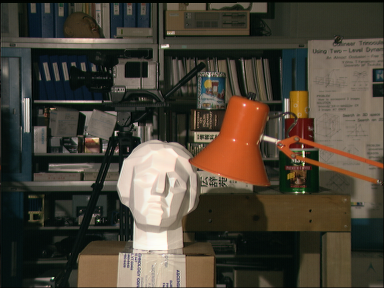
#> input picture HW4/src/src/testdata/Tsukuba/img_left.png, 384 x 288 px
$ python eval.py --image Tsukuba
#> lines starting #> are read from the running program, lines starting #| are printed output that depends on the picture
#> in main, img_left is the input picture: shape (288, 384, 3); mean B, G, R 55.3, 67.6, 74.7
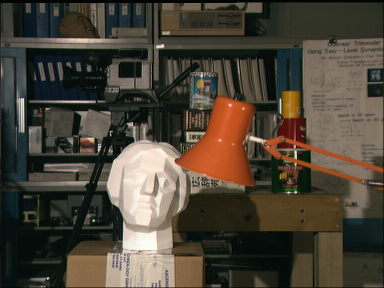
#> input picture HW4/src/src/testdata/Tsukuba/img_right.png, 384 x 288 px
#> in main, img_right is the input picture: shape (288, 384, 3); mean B, G, R 55.4, 67.9, 75.3
### HW4/src/src/computeDisp.py
import numpy as np
import cv2.ximgproc as xip


def computeDisp(Il, Ir, max_disp):
#> called with max_disp = 15
    h, w, _ = Il.shape
#> h = 288; w = 384
    labels = np.zeros((h, w), dtype=np.float32)
    Il = Il.astype(np.float32)
    Ir = Ir.astype(np.float32)


    # >>> Cost Computation
    # TODO: Compute matching cost
    # [Tips] Census cost = Local binary pattern -> Hamming distance
    # [Tips] Set costs of out-of-bound pixels = cost of closest valid pixel
    # [Tips] Compute cost both "Il to Ir" and "Ir to Il" for later left-right consistency
    cen_l, cen_r = census_map(Il), census_map(Ir)
    cost_l, cost_r = match_cost(cen_l, cen_r, max_disp)


    # >>> Cost Aggregation
    # TODO: Refine the cost according to nearby costs
    # [Tips] Joint bilateral filter (for the cost of each disparty)
    smooth_l, smooth_r = cost_aggregate(Il, Ir, cost_l, cost_r, max_disp)


    # >>> Disparity Optimization
    # TODO: Determine disparity based on estimated cost.
    # [Tips] Winner-take-all
    dis_l, dis_r = smooth_l.argmin(axis = -1), smooth_r.argmin(axis = -1)


    # >>> Disparity Refinement
    # TODO: Do whatever to enhance the disparity map
    # [Tips] Left-right consistency check -> Hole filling -> Weighted median filtering
    hole_val = max_disp + 1 # cannot be same with vaild disparity value
    dis_hole = check_consist(dis_l, dis_r, hole_val)
    labels = hole_filling(dis_hole, max_disp, hole_val)
    labels = xip.weightedMedianFilter(Il.astype('uint8'), labels, 17, 7, xip.WMF_JAC)


    return labels.astype(np.uint8)


def census_map(img):
    '''
        img -> (H, W, C)

        output -> (H, W, C, 8) bool type
    '''
    img_pad = np.pad(img, ((1,1),(1,1),(0,0)), 'constant', constant_values = (0,0))
    ring = np.stack((img_pad[0:-2, 0:-2],
                     img_pad[0:-2, 1:-1],
                     img_pad[0:-2, 2:  ],
                     img_pad[1:-1, 0:-2],
                     img_pad[1:-1, 2:  ],
                     img_pad[2:  , 0:-2],
                     img_pad[2:  , 1:-1],
                     img_pad[2:  , 2:  ]), axis = -1)

    return img[:, :, :, np.newaxis] >= ring


def match_cost(cen_l, cen_r, max_disp):
    '''
        cen_l, cen_r -> (H, W, C, 8) bool type
        max_disp -> scaler

        cost_l, cost_r -> (H, W) float32 type
    '''
#> called with cen_l = array of shape (288, 384, 3, 8), cen_r = array of shape (288, 384, 3, 8), max_disp = 15
    H, W, _, _ = cen_l.shape
#> H = 288; W = 384
    cost_l = np.empty((H, W, max_disp+1), dtype = "float32")
    cost_r = np.empty((H, W, max_disp+1), dtype = "float32")

    for d in range(max_disp+1):
        left, right = cen_l[:, d:], cen_r[:, :W-d]
        ham_map = np.sum(left != right, axis = (2, 3)) # (H, W-d)

        pad_l, pad_r = np.tile(ham_map[:, [0]], (1, d)), np.tile(ham_map[:, [-1]], (1, d))
        cost_l[:, :, d] = np.hstack((pad_l, ham_map))
        cost_r[:, :, d] = np.hstack((ham_map, pad_r))
#> this loop made 16 passes
#> pass 1, in match_cost, `ham_map = np.sum(left != right, axis = (2, 3))`:
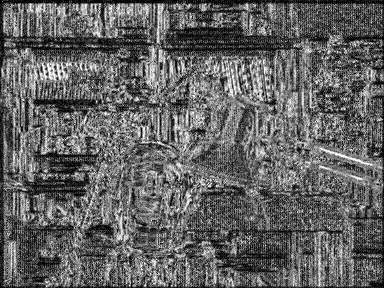
#> ham_map: shape (288, 384) int64; min 0, max 24, mean 9.3; drawn with min black and max white

    return cost_l, cost_r


def cost_aggregate(Il, Ir, cost_l, cost_r, max_disp):
    '''
        Il, Ir -> (H, W, C) float32 type
        cost_l, cost_r -> (H, W) float32 type
        max_disp -> scaler

        smooth_l, smooth_r -> (H, W) float32 type
    '''
#> called with cost_l = array of shape (288, 384, 16), cost_r = array of shape (288, 384, 16), max_disp = 15
    H, W, _ = Il.shape
#> H = 288; W = 384
    smooth_l = np.empty((H, W, max_disp+1), dtype = "float32")
    smooth_r = np.empty((H, W, max_disp+1), dtype = "float32")

    for d in range(max_disp+1):
        smooth_l[:, :, d] = xip.jointBilateralFilter(Il, cost_l[:, :, d], 15, 30, 15)
        smooth_r[:, :, d] = xip.jointBilateralFilter(Ir, cost_r[:, :, d], 15, 30, 15)
#> in computeDisp, `dis_l, dis_r = smooth_l.argmin(axis = -1), smooth_r.argmin(axis = -1)`: dis_l: shape (288, 384) int64; 16 distinct labels, from 0 to 15
#> in computeDisp, `dis_l, dis_r = smooth_l.argmin(axis = -1), smooth_r.argmin(axis = -1)`:
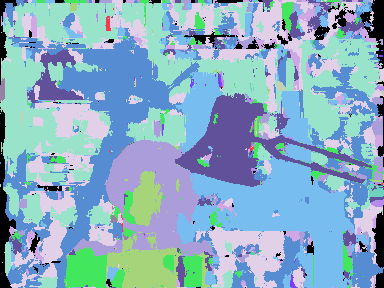
#> dis_r: shape (288, 384) int64; 16 distinct labels, from 0 to 15; one colour per label, 0 black

    return smooth_l, smooth_r


def check_consist(dis_l, dis_r, hole_val):
    '''
        dis_l, dis_r -> (H, W)
        hole_val -> scaler

        output -> (H, W) with hole
    '''
#> called with hole_val = 16
    H, W = dis_l.shape
#> H = 288; W = 384
    for h in range(H):
        for w in range(W):
            d = dis_l[h, w]
            if (w - d >= 0) and d != dis_r[h, w-d]:
                dis_l[h, w] = hole_val
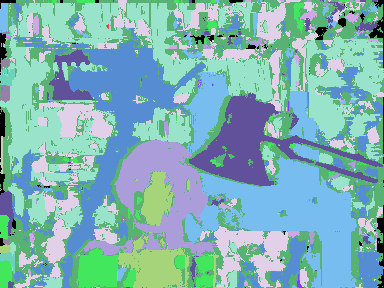
#> dis_l: shape (288, 384) int64; 17 distinct labels, from 0 to 16; one colour per label, 0 black

    return dis_l


def hole_filling(dis, max_disp, hole_val):
    '''
        dis -> (H, W) with hole
        max_disp, hole_val -> scalers

        labels -> (H, W) uint8
    '''
#> called with max_disp = 15, hole_val = 16
    dis_pad = np.pad(dis, ((0,0), (1,1)), 'constant', constant_values = max_disp)
#> dis_pad: shape (288, 386) int64; 17 distinct labels, from 0 to 16
    Fl, Fr = np.copy(dis_pad), np.copy(dis_pad)
    H, W = dis_pad.shape
#> H = 288; W = 386

    for h in range(H):
        for w in range(1, W-1):
            if dis_pad[h, w] == hole_val:
                w_left = w - 1
                while dis_pad[h, w_left] == hole_val and w_left != 0:
                    w_left = w_left - 1

                w_right = w + 1
                while dis_pad[h, w_right] == hole_val and w_right != W:
                    w_right = w_right + 1

                Fl[h, w], Fr[h, w] = dis_pad[h, w_left], dis_pad[h, w_right]
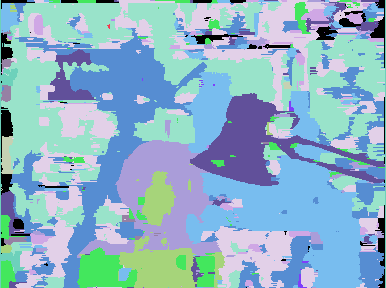
#> Fl: shape (288, 386) int64; 16 distinct labels, from 0 to 15; one colour per label, 0 black
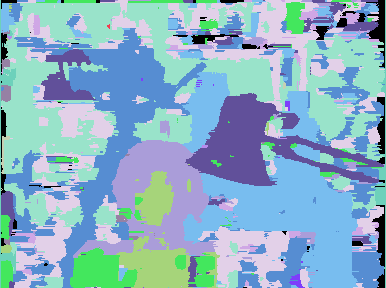
#> Fr: shape (288, 386) int64; 16 distinct labels, from 0 to 15; one colour per label, 0 black

    labels = np.minimum(Fl, Fr)
#> labels: shape (288, 386) int64; 16 distinct labels, from 0 to 15
    return labels[:, 1:-1].astype('uint8')

### HW4/src/src/eval.py
import numpy as np
import cv2
import argparse
import time
import os, glob
from computeDisp import computeDisp

def evaluate(disp_input, disp_gt, scale_factor, threshold=1.0):
    disp_input = np.uint8(disp_input * scale_factor)
    disp_input = np.int32(disp_input/scale_factor)
    disp_gt = np.int32(disp_gt/scale_factor)

    nr_pixel = 0
    nr_error = 0
    h, w = disp_gt.shape
    for y in range(0, h):
        for x in range(0, w):
            if disp_gt[y, x] > 0:
                nr_pixel += 1
                if np.abs(disp_gt[y, x] - disp_input[y, x]) > threshold:
                    nr_error += 1

    return float(nr_error)/nr_pixel

def main():
    parser = argparse.ArgumentParser(description='evaluation function of stereo matching')
    parser.add_argument('--dataset_path', default='./testdata/', help='path to testing dataset')
    parser.add_argument('--image', choices=['Tsukuba', 'Venus', 'Teddy', 'Cones'], required=True, help='choose testing image')
    args = parser.parse_args()

    config = {'Tsukuba': (15, 16),
              'Venus':   (20, 8),
              'Teddy':   (60, 4),
              'Cones':   (60, 4)}

    print('Processing image %s ...'%args.image)
    t0 = time.time()
    img_left = cv2.imread(os.path.join(args.dataset_path, args.image, 'img_left.png'))
    img_right = cv2.imread(os.path.join(args.dataset_path, args.image, 'img_right.png'))
    max_disp, scale_factor = config[args.image]

    labels = computeDisp(img_left, img_right, max_disp)
#> in computeDisp, `labels = xip.weightedMedianFilter(Il.astype('uint8'), labels, 17, 7, x..`:
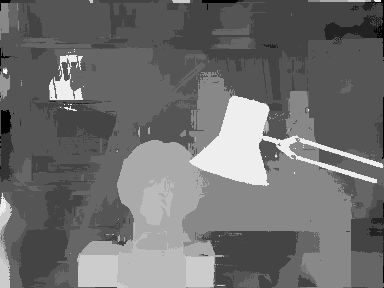
#> labels: shape (288, 384); min 0, max 15, mean 6.52; drawn with min black and max white
    print('[Time] %.4f sec' % (time.time()-t0))

    gt_path = glob.glob(os.path.join(args.dataset_path, args.image, 'disp_gt.*'))
    if len(gt_path) != 0: # gt exists
        img_gt = cv2.imread(gt_path[0], -1)
        error = evaluate(labels, img_gt, scale_factor)
        print('[Bad Pixel Ratio] %.2f%%' % (error*100))


if __name__ == '__main__':
    main()
